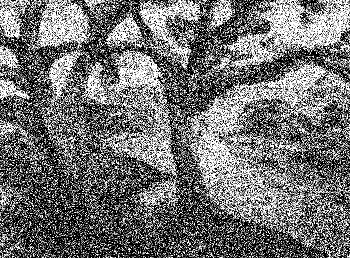
%> input picture trees_var025.tif, 350 x 258 px
$ octave EdgeDetection.m   (GNU Octave 9; MATLAB toolbox functions it lacks are replaced by stand-ins)
%> lines starting %> are read from the running program, lines starting %| are printed output that depends on the picture; in (x1, y1, x2, y2) boxes, pixels count from 0 and x2, y2 are one past the last pixel; in counts of white or black regions, pixels touching at a corner belong together; the program's own positions count from 1
noisyimg = imread('trees_var025.tif');
%> noisyimg is the input picture: size 258x350 uint8; min 0, max 255, mean 114.1

% figure, imshow(noisyimg);

smoothedimg = imgaussfilt(noisyimg, 4);
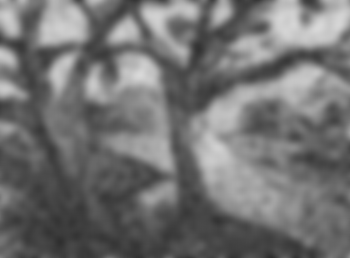
%> smoothedimg: size 258x350 uint8; min 45, max 217, mean 114
% figure, imshow(smoothedimg);

edgeSImgRoberts = edge(smoothedimg,'Roberts');
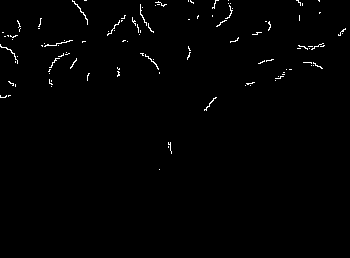
%> edgeSImgRoberts: size 258x350 logical; 0.93% white in thin lines or dots, all inside (x1, y1, x2, y2) = (0, 0, 346, 170)
figure, imshow(edgeSImgRoberts);

%  edgeNImgSobel = edge(noisyimg,'Sobel');
%  figure, imshow(edgeNImgSobel);

% edgeSImgSobel = edge(smoothedimg,'Sobel');
% figure, imshow(edgeSImgSobel);

%
% edgeNImgPrewitt = edge(noisyimg,'Prewitt');
% figure, imshow(edgeNImgPrewitt);


% edgeSImgPrewitt = edge(smoothedimg,'Prewitt');
% figure, imshow(edgeSImgPrewitt);

% edgeNImgCanny = edge(noisyimg,'Canny');
% figure, imshow(edgeNImgCanny);

% edgeSImgCanny = edge(smoothedimg,'Canny');
% figure, imshow(edgeSImgCanny);
